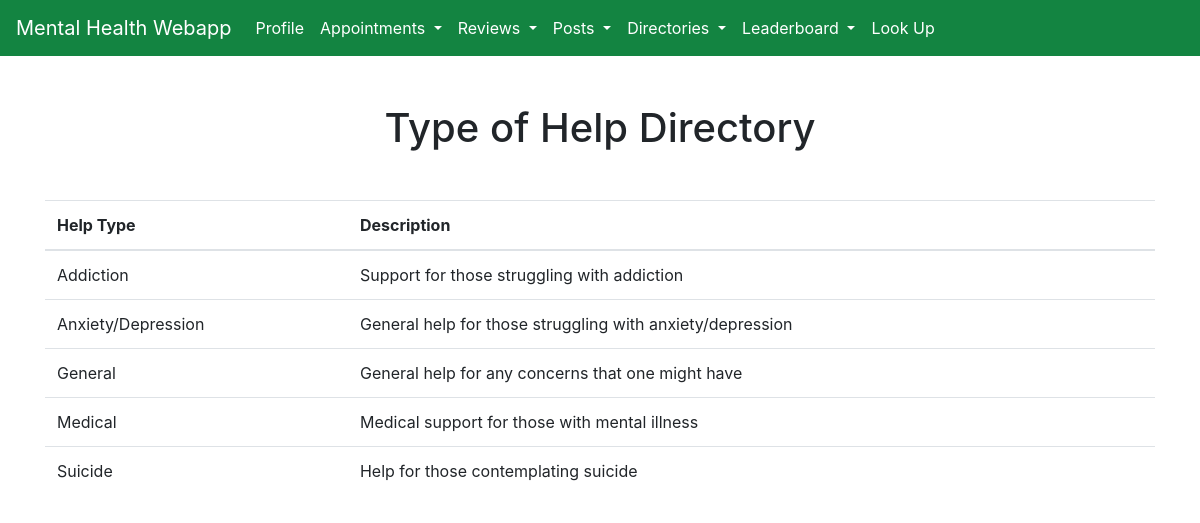
Screenshot of /types-of-help-directory.php with the database file from the repository.
### tables this page shows
CREATE TABLE TypesOfHelp (
	helpType		varchar(50)	PRIMARY KEY,
	description		varchar(10000)
);

### types-of-help-directory.php (the view, shortened to what this page needs)
<?php
	$conn = OpenCon();
	function showTypesOfHelp() {
		global $conn;
		$sql = "SELECT * FROM TypesOfHelp";
		$result = $conn->query($sql);
		while($row = $result->fetch_assoc()) {
			echo "<tr>
					<td>".$row["helpType"]."</td>
					<td>".$row["description"]."</td>
				  </tr>";
		}
	}
?>
<!DOCTYPE html>
<html>
	<head>
		<link rel="stylesheet" href="https://cdn.jsdelivr.net/npm/bootstrap@4.5.3/dist/css/bootstrap.min.css">
		<link rel="stylesheet" href="styles/main.css">
	</head>
	<body>
		<nav class="navbar navbar-expand-lg navbar-dark">
			<a class="navbar-brand" href="#">Mental Health Webapp</a>
		 	<div class="collapse navbar-collapse" id="navbarNav">
		 		<ul class="navbar-nav">
		 			<li class="nav-item">
			        	<a class="nav-link" href="/cpsc304/profile.php">Profile</a>
			      	</li>
			      	<li class="nav-item dropdown">
			        	<a class="nav-link dropdown-toggle" id="navbarDropdownMenuLink" role="button" data-toggle="dropdown" aria-haspopup="true" aria-expanded="false">
			          	Appointments
			        	</a>
			      	</li>
			     	<li class="nav-item dropdown">
			        	<a class="nav-link dropdown-toggle" id="navbarDropdownMenuLink" role="button" data-toggle="dropdown" aria-haspopup="true" aria-expanded="false">
			          		Reviews
			        	</a>
			      	</li>
			     	<li class="nav-item dropdown" aria-labelledby="navbarDropdownMenuLink">
			        	<a class="nav-link dropdown-toggle" id="navbarDropdownMenuLink" role="button" data-toggle="dropdown" aria-haspopup="true" aria-expanded="false">
			          		Posts
			        	</a>
			      	</li>
			      	<li class="nav-item dropdown">
			        	<a class="nav-link dropdown-toggle" id="navbarDropdownMenuLink" role="button" data-toggle="dropdown" aria-haspopup="true" aria-expanded="false">
			          		Directories
			        	</a>
			      	</li>
			      	<li class="nav-item dropdown">
			        	<a class="nav-link dropdown-toggle" id="navbarDropdownMenuLink" role="button" data-toggle="dropdown" aria-haspopup="true" aria-expanded="false">
			          		Leaderboard
			        	</a>
			      	</li>
			      	<li class="nav-item">
			        	<a class="nav-link" href="/cpsc304/lookup.php">Look Up</a>
			      	</li>
			    </ul>
	  		</div>
		</nav>
		<div class = "container">
			<h1 class = "text-center mt-5 mb-4"> Type of Help Directory </h1>
			<table class="table mt-5 mb-5">
			<thead>
				<tr>
					<th>Help Type</th>
					<th>Description</th>
				</tr>
			</thead>
			<?php showTypesOfHelp() ?>
			</table>
		</div>
	</body>
</html>

### styles/main.css (style rules this page uses)
nav { background-color: #138441; }
.navbar-brand { color: white !important; }
.nav-link { color: white !important; }

### rows the page displays
typesofhelp: helpType "Addiction", description "Support for those struggling with addiction"
typesofhelp: helpType "Anxiety/Depression", description "General help for those struggling with anxiety/depression"
typesofhelp: helpType "General", description "General help for any concerns that one might have"
typesofhelp: helpType "Medical", description "Medical support for those with mental illness"
typesofhelp: helpType "Suicide", description "Help for those contemplating suicide"
